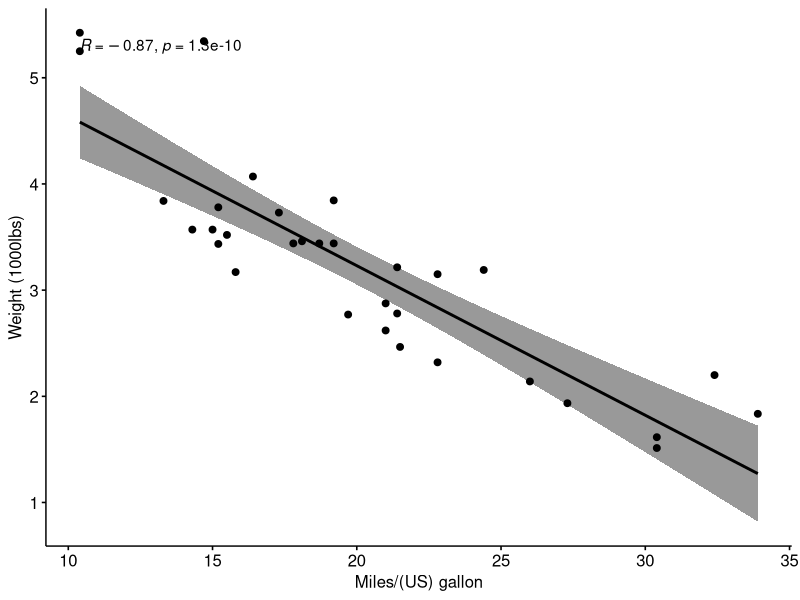

Source code (R):
#author: Mojekwu, date: august 25 2021, purpose: calculate correlation value

#loading the library

library("ggpubr")

#reading some sample data
my_data <- mtcars

#get a corelation value between "mpg" and "wt" and plot the distrubution

ggscatter(my_data, x = "mpg", y = "wt", add = "reg.line", conf.int = TRUE, cor.coef = 
TRUE, cor.method = "pearson", xlab = "Miles/(US) gallon", ylab = "Weight (1000lbs)")

#use cor.test function to calculate corrrelation value without plotting

res <- cor.test(my_data$wt, my_data$mpg, method = "pearson")

res2 <- cor.test(my_data$wt, my_data$mpg, method = "spearman")